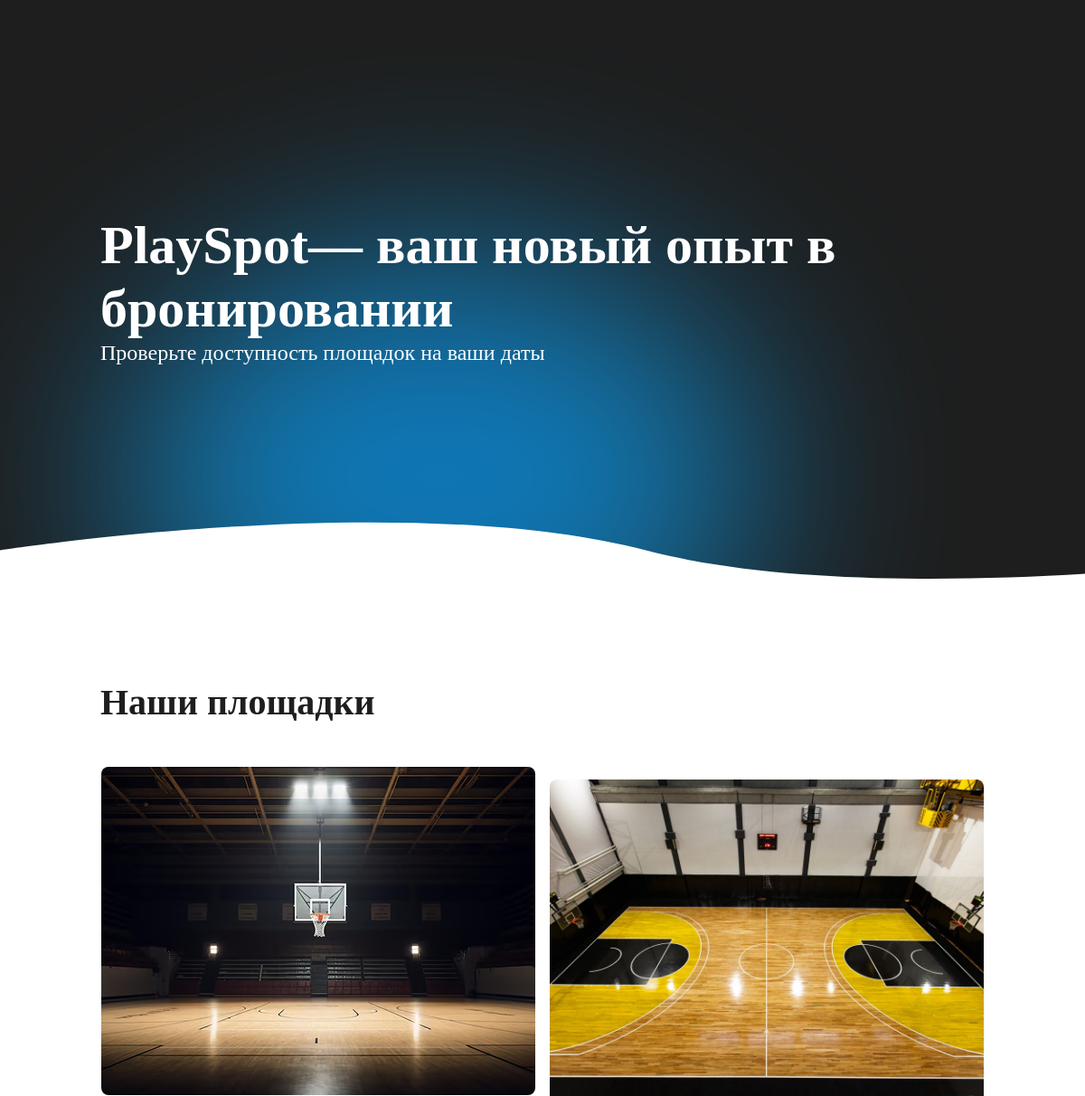
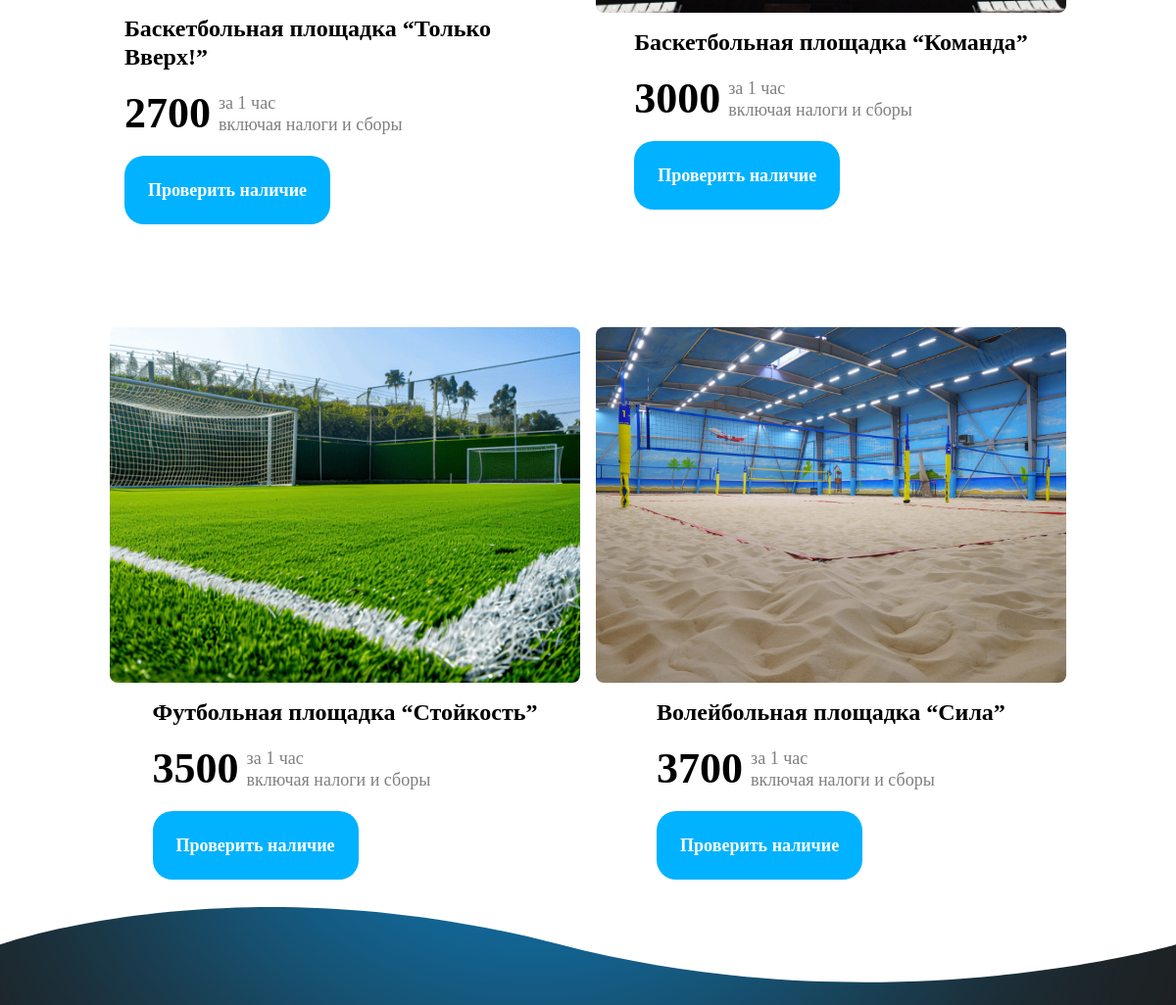
The page / on the database its author committed (2 pictures, top to bottom).
### rentplayground/models.py (models this page shows)
class Playground(models.Model):
    id = models.CharField(max_length=30, primary_key=True)
    name = models.CharField(max_length=20, default='error')
    type = models.CharField(max_length=20, default='error')
    price = models.IntegerField(default=0)
    images = models.CharField(max_length=20, default='error')

### rentplayground/views.py (the view)
# urls.py: path('', views.index),
def index(request):
    return render(request, "index.html", context={"playgrounds": Playground.objects.values()})

### templates/index.html (shortened to what this page needs)
<!DOCTYPE html>
{% load static %}
<html lang="en">
<head>
    <link rel="stylesheet" href="{% static "css/textSettings.css" %}">
    <link rel="stylesheet" href="{% static "css/main.css" %}">
    <link rel="stylesheet" href="{% static "css/card.css" %}">
    <link rel="stylesheet" href="{% static "css/cardService.css" %}">
    <link rel="stylesheet" href="{% static "css/review.css" %}">
    <link rel="stylesheet" href="{% static "css/calendar.css" %}">
    <link rel="stylesheet" href="{% static "css/person_counter.css" %}">
</head>
<body>
    <header class="headerBig">
        <div class="startBanner">
            <div class="content">
                <div>
                    <h1 class="montserrat-extrabold" style="margin: 0;">PlaySpot— ваш новый опыт в бронировании</h1>
                    <p class="txtBanner">Проверьте доступность площадок на ваши даты</p>
                </div>
            </div>
        </div>
    </header>
    <main>
        <div class="content">
            <h2 style="justify-content: flex-start;">Наши площадки</h2>
            <section class="wrapper">
                {% for playground in playgrounds %}
                    <a href="details?id={{playground.id}}" style="text-decoration: none;">
                        <div class="card">
                            <img class="imgCard" src="/static/images/playgrounds/{{playground.images}}/main_page.png" class="formIcon">
                            <div class="cardInfo">
                                <section class="flexConRowCenter">
                                    <p class="nameCard">{{playground.name}}</p>
                                </section>
                                <section style="width: 100%;">
                                    <section class="flexConRowStart priceBlock">
                                        <p class="priceSum">{{playground.price}}</p>
                                        <section class="priceDec" style="justify-content:flex-start">
                                            <p>за 1 час</p>
                                            <p>включая налоги и сборы</p>
                                        </section>
                                    </section>
                                    <button class="btnBook"><p class="btnBookDesc">Проверить наличие</p></button>
                                </section>
                            </div>
                        </div>
                    </a>
                {% endfor %}
            </section>
        </div>
    </main>
    <footer class="footerBackground">
    </footer>
</body>
</html>

### static/css/main.css (style rules this page uses)
body { font-family: 'Montserrat', normal; margin: 0; padding: 0; }
.flexConRowCenter { display: flex; flex-direction: row; justify-content: center; }
.flexConRowStart { display: flex; flex-direction: row; justify-content: flex-start; align-items: center; }
h1 { font-family: "MontserratExtraBold"; font-style: normal; font-weight: 800; font-size: 30px; line-height: 70px; color: #FFFFFF; margin: 3rem 0 0 0; }
h2 { margin-top: 7rem; text-align: start; font-family: 'MontserratExtraBold'; font-style: normal; font-weight: 800; font-size: 30px; line-height: 37px; color: #1E1E1E; }
.headerBig { width: 100%; height: 80vh; background-image: url("../images/backgrounds/header_big.svg"); background-repeat: no-repeat; background-size: cover; border: none; box-sizing: border-box; }
main { max-width: 100%; height: 100%; display: flex; align-items: center; justify-content: center; flex-direction: column; box-sizing: border-box; }
.startBanner { box-sizing: border-box; display: flex; flex-direction: column; align-items: center; justify-content: flex-start; }
.txtBanner { font-family: 'Montserrat'; font-style: normal; font-weight: 400; font-size: 18px; line-height: 100%; letter-spacing: 0rem; line-height: 22px; color: #FFFFFF; margin: 0; }
.content { width: 100%; max-width: 650px; height: 100%; padding: 0 1rem; display: flex; flex-direction: column; justify-content: flex-start; box-sizing: border-box; }
.wrapper { display: flex; flex-wrap: wrap; justify-content: center; gap: 2rem; }
.footerBackground { background-image: url("../images/backgrounds/footer_1280.svg"); background-repeat: no-repeat; background-size: cover; min-height: 100px; }
footer { width: 100%; color: #fff; font-size: 16px; display: flex; flex-direction: column; justify-content: flex-start; padding: 1rem 2rem; box-sizing: border-box; }
@media (min-width: 1024px) { h1 { font-size: 60px; } }
@media (min-width: 1024px) { h2 { font-size: 40px; line-height: 49px; } }
@media (min-width: 1024px) { .startBanner { height: 80vh; justify-content: center; } }
@media (min-width: 1024px) { .content { justify-content: center; max-width: 1010px; } }
@media (min-width: 1024px) { .txtBanner { font-size: 24px; line-height: 29px; } }
@media (min-width: 1024px) { .wrapper { justify-content: space-between; column-gap: 0; row-gap: 4rem; } }
@media (min-width: 1024px) { footer { flex-direction: row-reverse; justify-content: space-between; align-items: center; padding: 1rem 6rem; } }

### static/css/cardService.css (style rules this page uses)
body { font-family: 'Montserrat', sans-serif; }
.flexConRowStart { display: flex; flex-direction: row; justify-content: flex-start; align-items: center; }

### static/css/review.css (style rules this page uses)
body { font-family: 'Montserrat', sans-serif; }
.flexConRowStart { display: flex; flex-direction: row; justify-content: flex-start; align-items: center; }

### static/css/calendar.css (style rules this page uses)
body { font-family: 'Montserrat', normal; }

### static/css/person_counter.css (style rules this page uses)
body { font-family: 'Montserrat', normal; }

### rows shown on the page
Playground: images (picture), name "Баскетбольная площадка “Только Вверх!”", price "2700"
Playground: images (picture), name "Баскетбольная площадка “Команда”", price "3000"
Playground: images (picture), name "Футбольная площадка “Стойкость”", price "3500"
Playground: images (picture), name "Волейбольная площадка “Сила”", price "3700"
